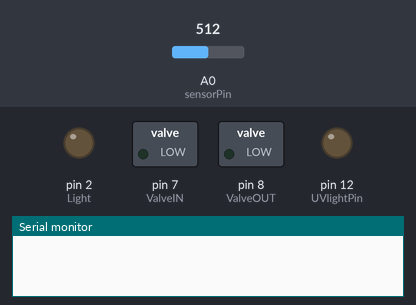
Recording of a sketch running on a simulated Arduino Uno, built with avr-gcc and run on an emulated ATmega328P. Shown: switched loads named in the sketch (green lamp = pin HIGH), output pins drawn as LEDs (lit = HIGH), the last lines printed to the serial monitor. The inputs (shaded band) are chosen by the test bench; at power-on: A0 (sensorPin) = 512. Pins used as bus, display or sensor lines are not drawn.

Above: at 0.1 s.
At 25.6 s:
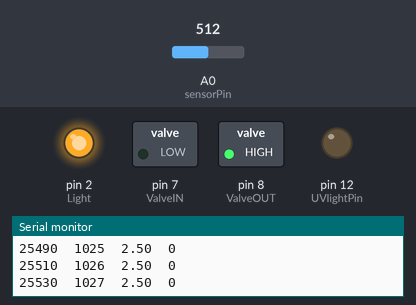
At 37.9 s:
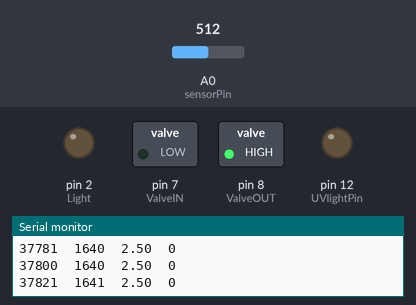
Timing chart, 0 to 40.0 s (numbered marks = the images above):
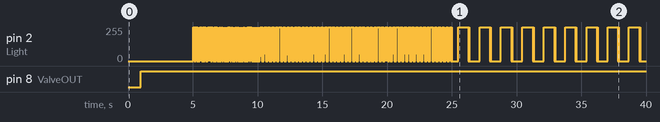

Measured:
- by itself, pin 8 (ValveOUT): LOW → HIGH at 1.0 s

The sketch:

PressureProgram_1000mb.ino
```cpp
//Pin variables
const int camera  =  9; //use digital I/O pin 8. The 'const' adjetive is used to avoid unintendely changing the pin number.
const int ValveIN = 7;
const int ValveOUT = 8;
const int sensorPin = A0;
const int UVlightPin=12;
const int Light = 2;
//Timer variables
unsigned long BEGINNING_LOG=1000;
unsigned long BEGINNING_PROTOCOL=5000;//This flag sets the beginning of the protocol and of the recording at 5s.
unsigned long INCREASE_PRESURE=35000; // 1 min after start pressure should start increasing
unsigned long DECREASE_PRESURE=65000;
unsigned long UV_ON=15000;
unsigned long UV_OFF=135000;


//Parameters
float TestVoltage= 0.5; // The target voltage at which the solenoid valve has to swtich off.
float basalVoltage= 0.02;  // The voltage limit before stimulus is applied.
unsigned long Totaldelay=0;
int TransdSensit=1000; //indica te max value of pressure transducer.
bool UVprotocol= false;
bool Pressure_protocol=true;

//Variables
unsigned long time_now=0; // variable to  capture the value of millis()
unsigned long frame=0; // variable to  indicate the frame number
int PrevdigitalVal = 0;
float AnalogVoltage = 0.00; // average voltage calculated from the average digital value
bool title= false; // Flag to indicate if the pressure stimulation protocol has started.
float Unitstolerance= 0.01*(5*500)/TransdSensit; //a tolerance of max. 5mb change is defined in terms of voltage units.
int UV_state=0;

void setup() {
  // put your setup code here, to run once:
  Serial.begin(9600); ////use 115200 for  file writing. 9600 for serial monitor.
  pinMode(camera,OUTPUT);
  pinMode(ValveIN, OUTPUT);
  pinMode(ValveOUT, OUTPUT);
  pinMode(UVlightPin, OUTPUT);
  pinMode(Light, OUTPUT);
  Totaldelay=20; //50 for frame averaging, 100 when not
}

void loop() {
  time_now=millis();
  if(time_now > BEGINNING_LOG){
    if(title==false){
      Serial.println("time\tframe\tPresV\tUV");
      title=true;
    }

    if(time_now >  BEGINNING_PROTOCOL + Totaldelay*frame){
      digitalWrite(Light, HIGH);
      CameraTrigger();
    }
    if(time_now > BEGINNING_PROTOCOL + Totaldelay*(frame-1) + (Totaldelay/2)){
      digitalWrite(Light, LOW);
    }
  //  Data getvalues=MeasureVoltage(PrevdigitalVal,sensorPin);  //Calling function to calculate average voltage.
//  PrevdigitalVal=getvalues.D;
//  AverageanalogVoltage=getvalues.V;
    AnalogVoltage=analogRead(sensorPin);
    AnalogVoltage=(AnalogVoltage * 5.0)/1024.00;
    if(Pressure_protocol==true){
      if(time_now > INCREASE_PRESURE && time_now < DECREASE_PRESURE){
        ValveTrigger(AnalogVoltage,TestVoltage);
      }
      else{
        ValveTrigger(AnalogVoltage,basalVoltage);
      }
    }
    Serial.print(time_now);
    Serial.print("\t");
    Serial.print(frame);
    Serial.print("\t");
    Serial.print(AnalogVoltage);
    Serial.print("\t");
    Serial.println(UV_state);
    if(UVprotocol==true){
      if(time_now > UV_ON && time_now < UV_OFF){
        digitalWrite(UVlightPin, HIGH);
        UV_state=1;
      }else{
        digitalWrite(UVlightPin, LOW);
        UV_state=0;
      }
    }
  }
}

void CameraTrigger(){
    digitalWrite(camera,HIGH);
    delayMicroseconds(3); //The 5V pulse has to be > 2.5us for ImagingSource camera.
    digitalWrite(camera,LOW);
    frame++;
}

void ValveTrigger(float PressVal, float TargetVoltage){
    float lowerLimitTolerance= TargetVoltage - Unitstolerance;
    float higherLimitTolerance = TargetVoltage + Unitstolerance;
    if(PressVal <= lowerLimitTolerance){
      digitalWrite(ValveIN, HIGH);
      digitalWrite(ValveOUT, LOW);
    }
    if(PressVal >= lowerLimitTolerance && PressVal <= higherLimitTolerance){
      digitalWrite(ValveIN, LOW);
      digitalWrite(ValveOUT, LOW);
    }
    if(PressVal >= higherLimitTolerance){
      digitalWrite(ValveIN, LOW);
      digitalWrite(ValveOUT, HIGH);
    }
}
```
